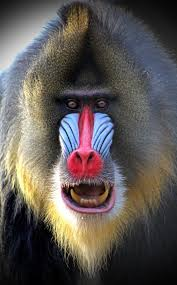
%> input picture matlab/ankita.jfif, 177 x 285 px
$ octave sir1.m   (GNU Octave 9; MATLAB toolbox functions it lacks are replaced by stand-ins)
%> lines starting %> are read from the running program, lines starting %| are printed output that depends on the picture; in (x1, y1, x2, y2) boxes, pixels count from 0 and x2, y2 are one past the last pixel; in counts of white or black regions, pixels touching at a corner belong together; the program's own positions count from 1
im=(imread('ankita.jfif'));
%> im is the input picture: size 285x177x3 uint8; mean R, G, B 93.6, 87.4, 84.1
logo=im2bw(rgb2gray(imread( 'ankita.jfif')));
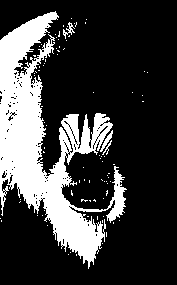
%> logo: size 285x177 logical; 24.2% white; 87 white regions (83 under 20 px), largest, box (x1, y1, x2, y2) and area: (0, 11, 127, 269) 11849, (100, 130, 113, 152) 76, (63, 22, 75, 39) 67, (102, 140, 112, 155) 34
figure(1)
subplot(1,2,1),imshow(im)
subplot(1,2,2),imshow(logo)
immod=im;
global cl
global len
[h1,w1]=size(im); %cover image
%> h1 = 285; w1 = 531
[r c]=size(logo); %logo
%> r = 285; c = 177
cl=150;
dl=cl;
cu=cl+99;du=dl+99;
x=1;
len=r*c;
%> len = 50445
t=0;
%%%%%%%%%%%%%%%%%%%%%%%embedding%%%%%%%%%%%%%%%%%%%%%
bitvector=reshape(logo,[1 r*c]);
%> bitvector = 50445 logical values, 12195 true
%[mbitvector]=bitvectmodifi(bitvector);
embedarea=im(cl:cu,dl:du);
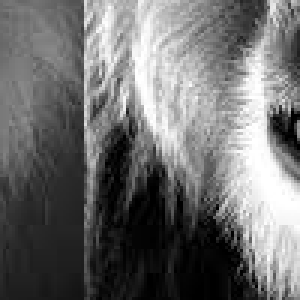
%> embedarea: size 100x100 uint8 (shown 3 times larger); min 0, max 255, mean 110.2
[x1,y1]=size(embedarea);
%> x1 = 100; y1 = 100
embedareavect=reshape(embedarea,[1 x1*y1]);
%modembedarea=embedarea;
modembedareavect=embedareavect;
%
nibitvector=bitvector;
%> nibitvector = 50445 logical values, 12195 true
bitvector=reshape(logo,[1 r*c]);
%> (the run ends here)
